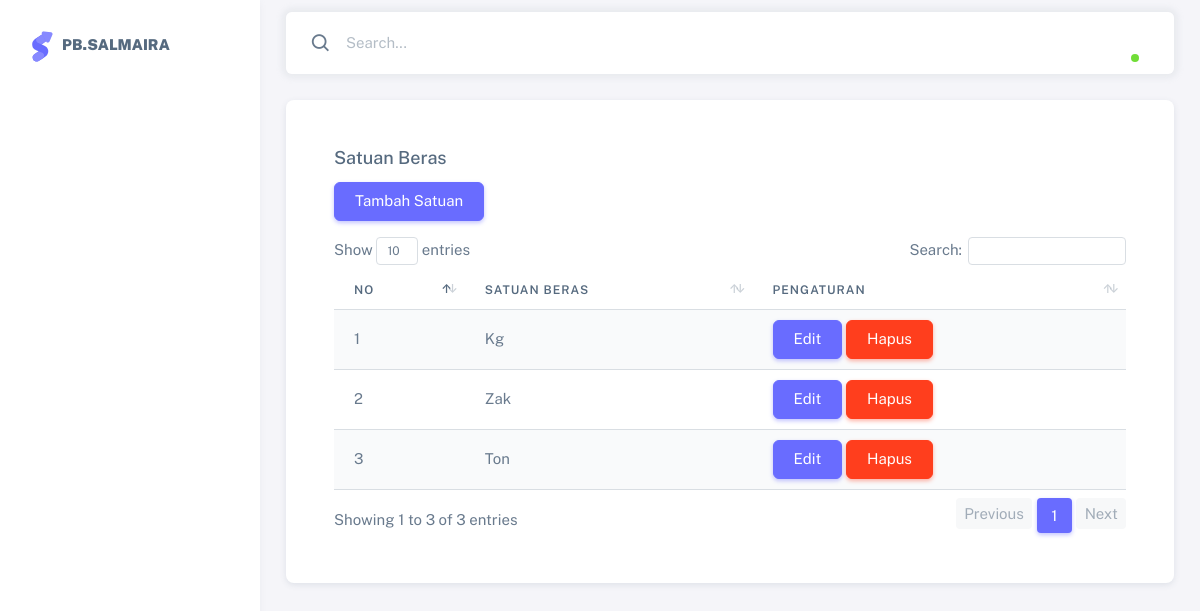
/pages/satuan/satuan.php, run on the app's committed database.
### tables this page shows
CREATE TABLE `satuan` (
  `id` int(11) NOT NULL,
  `satuan` varchar(100) NOT NULL
);

### pages/satuan/satuan.php (the view, shortened to what this page needs)
<?php
include "../../db/koneksi.php";
$query = mysqli_query($con, "SELECT * FROM satuan");
$getData = mysqli_fetch_all($query, MYSQLI_ASSOC);
        ?>
<?php include "../../layouts/header.php" ?>
<div class="card-body">
    <h5 class="card-title">Satuan Beras</h5>
    <button type="button" class="btn btn-primary mb-3" data-bs-toggle="modal" data-bs-target="#basicModal">
        Tambah Satuan
    </button>
    <table class="table table-striped table-hover" id="dataTable">
        <thead>
            <tr>
                <th scope="col">No</th>
                <th scope="col">Satuan Beras</th>
                <th scope="col">Pengaturan</th>
            </tr>
        </thead>
        <tbody>
            <?php
            $no = 1;
            foreach ($getData as $data) { ?>
                <tr>
                    <td scope="row"><?= $no++ ?></td>
                    <td><?= $data['satuan'] ?></td>
                    <td>
                        <a href="./edit_satuan.php?id=<?= $data['id'] ?>" class="btn btn-primary">Edit</a>
                        <a href="?id=<?= $data['id'] ?>" class="btn btn-danger" onclick="return confirm('Yakin ingin menghapus data?')">Hapus</a>
                    </td>
                </tr>
            <?php }
            ?>
        </tbody>
    </table>
</div>
<?php include "../../layouts/footer.php" ?>

### data on the page
satuan: satuan "Kg"
satuan: satuan "Zak"
satuan: satuan "Ton"
